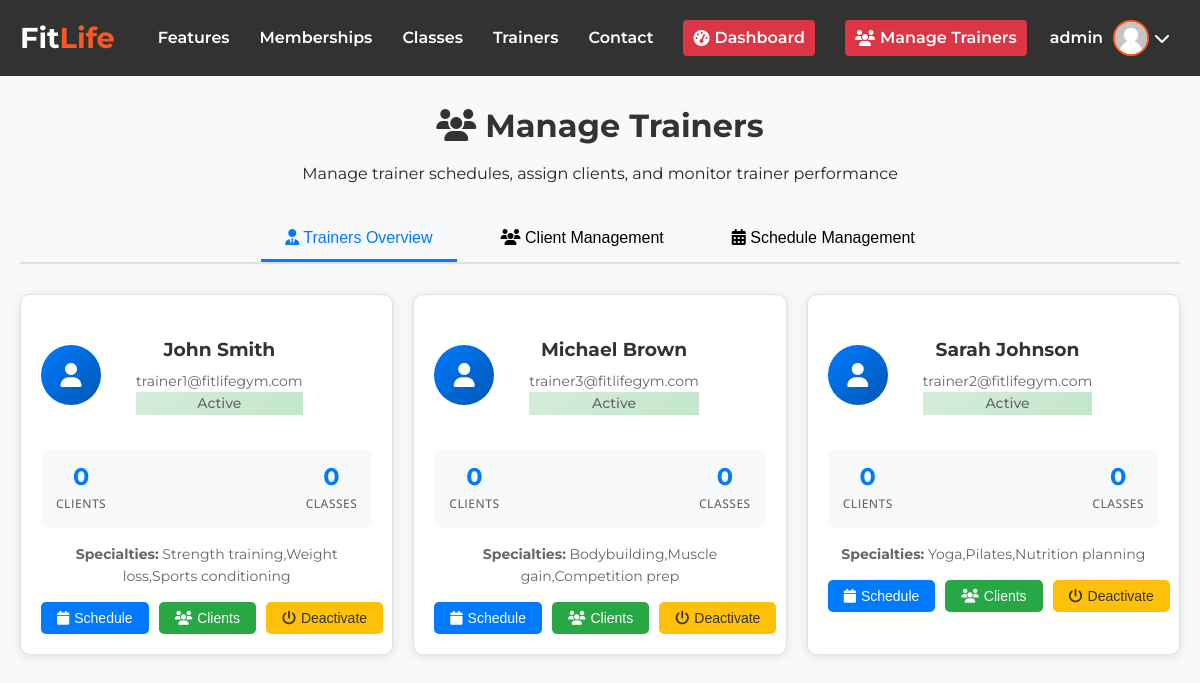
The app's page /pages/admin-trainers.php (signed in) with its own data.
### tables this page shows
CREATE TABLE IF NOT EXISTS trainers (
    id INT AUTO_INCREMENT PRIMARY KEY,
    user_id INT NOT NULL UNIQUE,
    name VARCHAR(100) NOT NULL,
    bio TEXT,
    specialties TEXT,
    image_url VARCHAR(255),
    is_active BOOLEAN DEFAULT TRUE,
    created_at TIMESTAMP DEFAULT CURRENT_TIMESTAMP,
    FOREIGN KEY (user_id) REFERENCES users(id) ON DELETE CASCADE
);

CREATE TABLE IF NOT EXISTS users (
    id INT AUTO_INCREMENT PRIMARY KEY,
    username VARCHAR(50) NOT NULL UNIQUE,
    password VARCHAR(255) NOT NULL,
    email VARCHAR(100) NOT NULL UNIQUE,
    role ENUM('admin', 'member', 'trainer') NOT NULL DEFAULT 'member',
    profile_image VARCHAR(255) DEFAULT NULL,
    created_at TIMESTAMP DEFAULT CURRENT_TIMESTAMP
);

### pages/admin-trainers.php (the view, shortened to what this page needs)
<?php
require_once __DIR__ . '/../config/db_config.php';
try {
    $stmt = $pdo->prepare("
        SELECT t.*, u.username, u.email,
               COUNT(DISTINCT um.user_id) as client_count,
               COUNT(DISTINCT c.id) as class_count
        FROM trainers t
        LEFT JOIN users u ON t.user_id = u.id
        LEFT JOIN user_memberships um ON t.id = um.trainer_id AND um.status = 'active'
        LEFT JOIN classes c ON t.id = c.trainer_id AND c.is_active = 1
        GROUP BY t.id
        ORDER BY t.name
    ");
    $stmt->execute();
    $trainers = $stmt->fetchAll(PDO::FETCH_ASSOC);
} catch (Exception $e) {
    $error_message = "Error fetching data: " . $e->getMessage();
}
?>
<!DOCTYPE html>
<html lang="en">
<head>
    <link rel="stylesheet" href="https://cdnjs.cloudflare.com/ajax/libs/font-awesome/6.4.0/css/all.min.css">
    <link rel="stylesheet" href="../assets/css/styles.css">
    <link rel="stylesheet" href="../assets/css/navbar.css">
    <link rel="stylesheet" href="../assets/css/admin-core.css">
    <link rel="stylesheet" href="../assets/css/admin-components.css">
    <link rel="stylesheet" href="../assets/css/admin-tables.css">
    <link rel="stylesheet" href="../assets/css/admin-modals.css">
</head>
<body>
    <?php include_once __DIR__ . '/../includes/components/navbar.php'; ?>
    <div class="trainer-management">
        <div class="page-header">
            <h1><i class="fas fa-users"></i> Manage Trainers</h1>
            <p>Manage trainer schedules, assign clients, and monitor trainer performance</p>
        </div>
        <div class="management-tabs">
            <button class="tab-button active" onclick="switchTab('trainers')">
                <i class="fas fa-user-tie"></i> Trainers Overview
            </button>
            <button class="tab-button" onclick="switchTab('clients')">
                <i class="fas fa-users"></i> Client Management
            </button>
            <button class="tab-button" onclick="switchTab('schedules')">
                <i class="fas fa-calendar-alt"></i> Schedule Management
            </button>
        </div>
        <div id="trainers-tab" class="tab-content active">
            <div class="trainer-grid">
                <?php foreach ($trainers as $trainer): ?>
                <div class="trainer-card">
                    <div class="trainer-header">
                        <div class="trainer-avatar">
                            <?php if ($trainer['image_url']): ?>
                                <img src="<?php echo htmlspecialchars($trainer['image_url']); ?>" alt="Trainer" style="width: 100%; height: 100%; border-radius: 50%; object-fit: cover;">
                            <?php else: ?>
                                <i class="fas fa-user"></i>
                            <?php endif; ?>
                        </div>
                        <div class="trainer-info">
                            <h3><?php echo htmlspecialchars($trainer['name']); ?></h3>
                            <p><?php echo htmlspecialchars($trainer['email']); ?></p>
                            <p class="<?php echo $trainer['is_active'] ? 'status-active' : 'status-inactive'; ?>">
                                <?php echo $trainer['is_active'] ? 'Active' : 'Inactive'; ?>
                            </p>
                        </div>
                    </div>
                    <div class="trainer-stats">
                        <div class="stat-item">
                            <div class="stat-number"><?php echo $trainer['client_count']; ?></div>
                            <div class="stat-label">Clients</div>
                        </div>
                        <div class="stat-item">
                            <div class="stat-number"><?php echo $trainer['class_count']; ?></div>
                            <div class="stat-label">Classes</div>
                        </div>
                    </div>
                    <?php if ($trainer['specialties']): ?>
                    <div class="trainer-specialties" style="margin: 10px 0; font-size: 14px; color: #666;">
                        <strong>Specialties:</strong> <?php echo htmlspecialchars($trainer['specialties']); ?>
                    </div>
                    <?php endif; ?>
                    <div class="trainer-actions">
                        <button class="btn-sm btn-primary" onclick="manageSchedule(<?php echo $trainer['id']; ?>, '<?php echo htmlspecialchars($trainer['name']); ?>')">
                            <i class="fas fa-calendar"></i> Schedule
                        </button>
                        <button class="btn-sm btn-success" onclick="viewClients(<?php echo $trainer['id']; ?>)">
                            <i class="fas fa-users"></i> Clients
                        </button>
                        <button class="btn-sm <?php echo $trainer['is_active'] ? 'btn-warning' : 'btn-success'; ?>"
                                onclick="toggleTrainerStatus(<?php echo $trainer['id']; ?>, <?php echo $trainer['is_active'] ? 'false' : 'true'; ?>)">
                            <i class="fas fa-power-off"></i> <?php echo $trainer['is_active'] ? 'Deactivate' : 'Activate'; ?>
                        </button>
                    </div>
                </div>
                <?php endforeach; ?>
            </div>
        </div>
    </div>
</body>
</html>

### assets/css/styles.css (style rules this page uses)
:root { --primary: #ff5722; --secondary: #2c3e50; --light: #f8f9fa; --dark: #212529; --success: #28a745; --gray: #6c757d; }
* { margin: 0; padding: 0; box-sizing: border-box; }
body { font-family: 'Open Sans', sans-serif; line-height: 1.6; color: var(--dark); overflow-x: hidden; padding-top: 80px; }
h1, h2, h3, h4, h5, h6 { font-family: 'Montserrat', sans-serif; font-weight: 700; margin-bottom: 1rem; }
.trainer-card { text-align: center; border-radius: 8px; overflow: hidden; box-shadow: 0 5px 15px rgba(0, 0, 0, 0.05); transition: all 0.3s ease; }
.trainer-info { padding: 20px; }
.trainer-info h3 { margin-bottom: 5px; }
.trainer-info p { color: var(--gray); margin-bottom: 15px; }

### assets/css/admin-core.css (style rules this page uses)
:root { --admin-primary: var(--primary, #ff5722); --admin-secondary: var(--secondary, #2c3e50); --admin-light: var(--light, #f8f9fa); --admin-dark: var(--dark, #212529); --admin-success: var(--success, #28a745); --admin-gray: var(--gray, #6c757d); --admin-gradient: linear-gradient(135deg, var(--admin-primary) 0%, #e64a19 100%); --admin-shadow: 0 4px 15px rgba(255, 87, 34, 0.2); --admin-border-radius: 8px; }

### assets/css/admin-components.css (style rules this page uses)
.btn-primary { background: var(--admin-primary, #ff5722); color: white; }
.btn-success { background: var(--admin-success, #28a745); color: white; }
.btn-warning { background: #ffc107; color: var(--admin-dark, #212529); }
.btn-sm { padding: 4px 8px; font-size: 0.8em; min-width: auto; }
.stat-number { font-family: 'Montserrat', sans-serif; font-size: 2.5em; font-weight: 700; margin-bottom: 5px; line-height: 1; color: var(--admin-dark); }
.stat-label { font-family: 'Open Sans', sans-serif; font-size: 1em; color: var(--admin-gray); font-weight: 500; text-transform: uppercase; letter-spacing: 0.5px; }

### assets/css/admin-tables.css (style rules this page uses)
.status-active, .difficulty-beginner { background: linear-gradient(135deg, #d4edda, #c3e6cb); color: #155724; border-color: #c3e6cb; }

### pages/admin-trainers.php (style rules this page uses)
* { box-sizing: border-box; }
body { font-family: 'Montserrat', sans-serif; background-color: #f8f9fa; margin: 0; padding: 0; }
.trainer-management { padding: 20px; max-width: 1400px; margin: 0 auto; min-height: 100vh; padding-top: 100px; }
.page-header { margin-bottom: 30px; text-align: center; }
.page-header h1 { color: #333; margin-bottom: 10px; }
.management-tabs { display: flex; margin-bottom: 30px; border-bottom: 2px solid #e0e0e0; justify-content: center; }
.tab-button { padding: 12px 24px; background: none; border: none; font-size: 16px; font-weight: 500; cursor: pointer; transition: all 0.3s ease; border-bottom: 3px solid transparent; margin: 0 10px; }
.tab-button.active { color: #007bff; border-bottom-color: #007bff; }
.tab-content { display: none; }
.tab-content.active { display: block; }
.trainer-grid { display: grid; grid-template-columns: repeat(auto-fit, minmax(350px, 1fr)); gap: 20px; margin-bottom: 30px; }
.trainer-card { background: white; border-radius: 10px; padding: 20px; box-shadow: 0 2px 10px rgba(0,0,0,0.1); border: 1px solid #e0e0e0; transition: transform 0.3s ease; }
.trainer-header { display: flex; align-items: center; margin-bottom: 15px; }
.trainer-avatar { width: 60px; height: 60px; border-radius: 50%; background: linear-gradient(135deg, #007bff, #0056b3); display: flex; align-items: center; justify-content: center; color: white; font-size: 24px; margin-right: 15px; }
.trainer-info h3 { margin: 0 0 5px 0; color: #333; }
.trainer-info p { margin: 0; color: #666; font-size: 14px; }
.trainer-stats { display: flex; justify-content: space-between; margin: 15px 0; padding: 15px; background: #f8f9fa; border-radius: 8px; }
.stat-item { text-align: center; }
.stat-number { font-size: 24px; font-weight: bold; color: #007bff; }
.stat-label { font-size: 12px; color: #666; text-transform: uppercase; }
.trainer-actions { display: flex; gap: 10px; margin-top: 15px; }
.btn, .btn-sm { padding: 8px 16px; font-size: 14px; border-radius: 5px; border: none; cursor: pointer; transition: all 0.3s ease; text-decoration: none; display: inline-flex; align-items: center; gap: 5px; font-weight: 500; }
.btn-primary { background: #007bff; color: white; }
.btn-success { background: #28a745; color: white; }
.btn-warning { background: #ffc107; color: #333; }
.status-active { color: #28a745; font-weight: 500; }

### records on screen
trainers: name "John Smith", user.email "trainer1@fitlifegym.com", is_active "Active", client_count "0", class_count "0", specialties "Strength training,Weight loss,Sports conditioning"
trainers: name "Michael Brown", user.email "trainer3@fitlifegym.com", is_active "Active", client_count "0", class_count "0", specialties "Bodybuilding,Muscle gain,Competition prep"
trainers: name "Sarah Johnson", user.email "trainer2@fitlifegym.com", is_active "Active", client_count "0", class_count "0", specialties "Yoga,Pilates,Nutrition planning"

### other values on screen
$username "admin"
